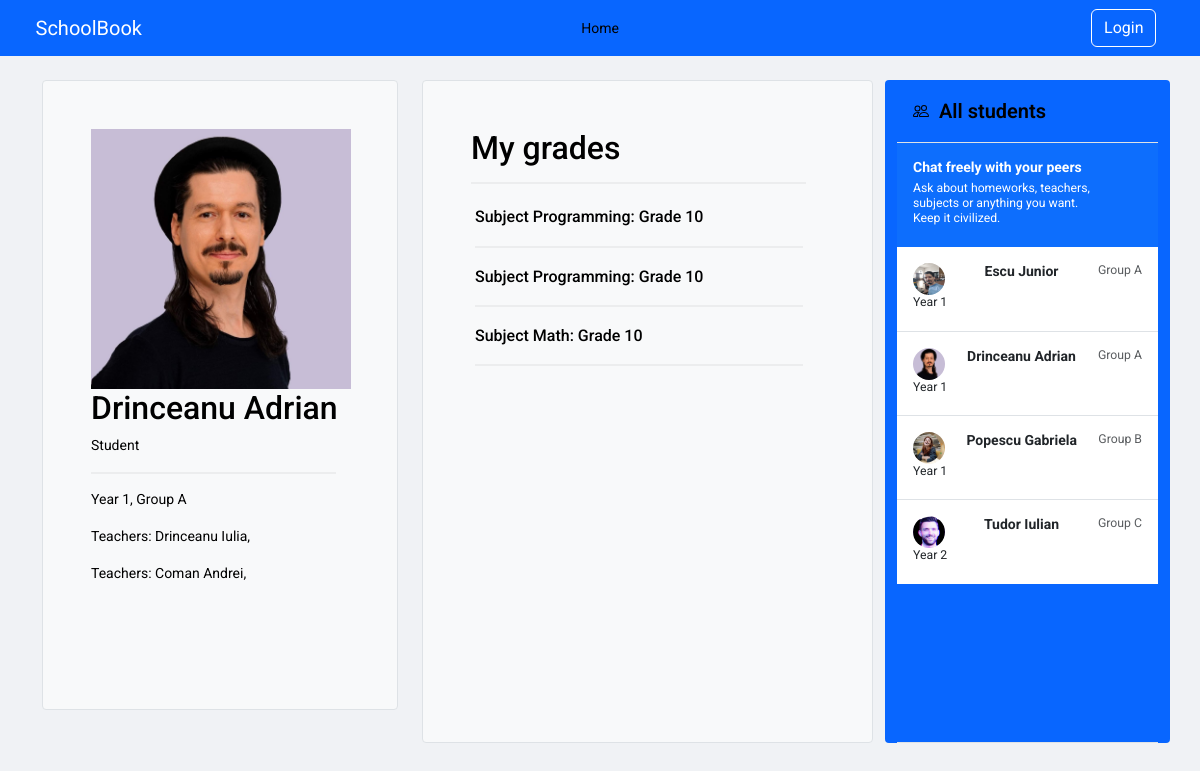
The page /student/drinceanu_adrian/grades/ on the database as committed earlier.
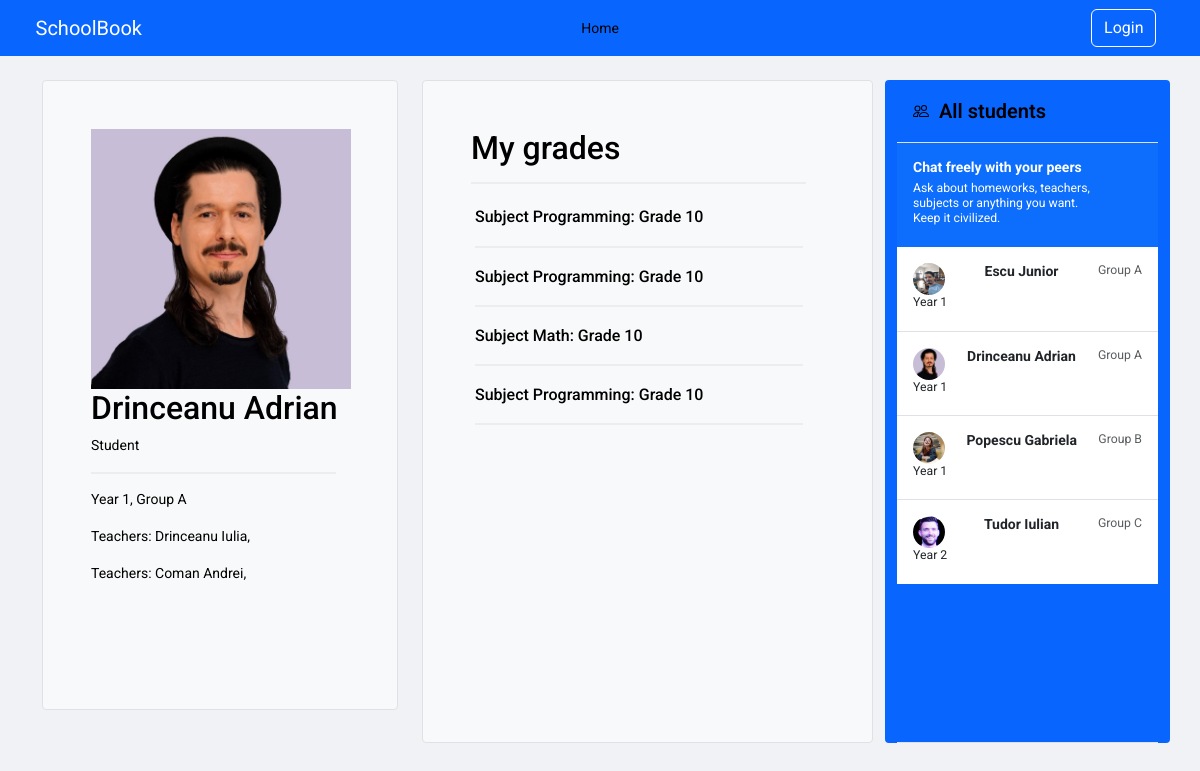
The same page on the database as committed later.
### core/models.py (models this page shows, shortened)
class Teacher(models.Model):
    name = models.CharField(max_length=150)
    subjects = models.ManyToManyField('Subject', related_name='teachers')
    phone = models.CharField(max_length=150, null=True)
    group = models.ForeignKey(Group, on_delete=models.SET_NULL, null=True, blank=True)
    user = models.OneToOneField(User, on_delete=models.CASCADE, null=True)
    profile_pic = models.ImageField(upload_to='static/images' ,null=True, blank=True)

class StudentGrade(models.Model):
    student = models.ForeignKey(Student, on_delete=models.CASCADE)
    subject = models.ForeignKey(Subject, on_delete=models.CASCADE)
    grade = models.ForeignKey(Grade, on_delete=models.CASCADE)

class Subject(models.Model):
    name = models.CharField(max_length=200)
    def __str__(self) -> str:
        return f"Subject {self.name}"

class Grade(models.Model):
    grade = models.IntegerField()
    def __str__(self) -> str:
        return f"Grade {self.grade}"

class Student(models.Model):
    user = models.OneToOneField(User, on_delete=models.CASCADE, null=True)
    first_name = models.CharField(max_length=150, null=True)
    last_name = models.CharField(max_length=150, null=True)
    group = models.ForeignKey(Group, on_delete=models.SET_NULL, null=True, blank=True)
    phone = models.CharField(max_length=150,null=True)
    parents = models.ManyToManyField(Parent, related_name='children')
    teachers = models.ManyToManyField(Teacher, related_name='pupils')
    year = models.ForeignKey(Year, on_delete=models.CASCADE, related_name='students')
    year_group = models.ForeignKey(YearGroup, on_delete=models.CASCADE, related_name='students')
    subjects = models.ManyToManyField('Subject', related_name='students')
    profile_pic = models.ImageField(upload_to='static/images',null=True, blank=True)

class YearGroup(models.Model):
    name = models.CharField(max_length=200)
    def __str__(self) -> str:
        return f"Group {self.name}"

class Year(models.Model):
    year = models.IntegerField(default=1)
    teachers = models.ManyToManyField(Teacher)
    def __str__(self) -> str:
        return f"Year {self.year}"

### core/views.py (the view)
# urls.py: path('student/<str:username>/grades/', views.student_profile_grades, name='student_profile_grades'),
def student_profile_grades(request, username):
    student = get_object_or_404(Student,  user__username=username)
    all_students = Student.objects.all()
    year = student.year
    year_group = student.year_group
    grades = student.studentgrade_set.all()
    teachers = student.teachers.all()
    return render(request, 'student_grades.html', {'student': student, 'all_students': all_students, \
                                            'year': year, 'year_group': year_group, 'grades': grades, \
                                            'teachers': teachers})

### core/templatetags/group_check.py (called while the page is built)
@register.filter(name="in_group")
def in_group(user, group_name):
    return user.groups.filter(name=group_name).exists()

### core/templates/student_grades.html (shortened to what this page needs)
{% extends 'base.html' %}
{% load static %}
{% block content %}
<main>
  <div class="container py-4">
    <div class="row  ">
      <div class="col-md-4" style="height: 630px;  position: sticky; top: 50px;" >
        <div class="h-100 p-5 text-bg-light rounded-1 border">
          <img style='width:260px; height:auto;' src="{{ student.profile_pic.url }}" class="card-img-top" alt="{{ student.first_name }} {{ student.last_name }}">
          <h2>{{ student.first_name }} {{ student.last_name }}</h2>
          <p>Student</p>
          <hr class="styled-hr">
          <p>{{ year }}, {{ year_group }}</p>
          {% for teacher in student.teachers.all %}
            <p>Teachers: {{teacher.name}}, </p>
          {% endfor %}
        </div>
      </div>
      <div class="col-md-5">
        <div class="h-100 p-5  text-bg-light border rounded-1" >
          <h2>My grades</h2>
                  <hr class="styled-hr">
                  <div class="p-1 gap-3 py-1 w-100 ">
                    <div class="list-group">
                        {% for grade in grades %}
                        <div class="d-flex py-1 w-100 justify-content-between ">
                            <div>
                                <h6 class="mb-0">{{ grade.subject }}: {{ grade.grade }}</h6>
                            </div>
                        </div>
                        <hr class="styled-hr">
                        {% endfor %}
                    </div>
                </div>
        </div>
      </div>
    <div class="col-md-3 d-flex flex-column align-items-stretch flex-shrink-0 bg-body-tertiary rounded-1">
      <a href=# class="d-flex align-items-center flex-shrink-0 p-3 link-body-emphasis text-decoration-none border-bottom">
        <span class="fs-5 fw-semibold"> &nbsp; All students</span>
      </a>
      <div class="list-group list-group-flush border-bottom scrollarea">
        <a href="#" class="list-group-item list-group-item-action active py-3 lh-sm" aria-current="true">
          <div class="d-flex w-100 align-items-center justify-content-between">
            <strong class="mb-1">Chat freely with your peers</strong>
          </div>
          <div class="col-10 mb-1 small">Ask about homeworks, teachers, subjects or anything you want. Keep it civilized.</div>
        </a>
        {% for student in all_students %}
          <a href="{% url 'student_student_profile' username=student.user.username %}" class="list-group-item list-group-item-action py-3 lh-sm">
            <div class="d-flex w-100 justify-content-between">
              <img src="{{ student.profile_pic.url }}"  width="32" height="32" class="rounded-circle flex-shrink-0">
              <strong class="mb-1">{{ student.first_name }} {{ student.last_name }}</strong>
              <small class="text-body-secondary">{{ student.year_group }}</small>
            </div>
            <div class="col-10 mb-1 small">{{ student.year }}</div>
          </a>
        {% endfor %}
      </div>
    </div>
</div>
</main>
{% endblock %}

Rows that differ between the two databases and show on the page:
added StudentGrade: subject "Subject Programming", grade "Grade 10"
